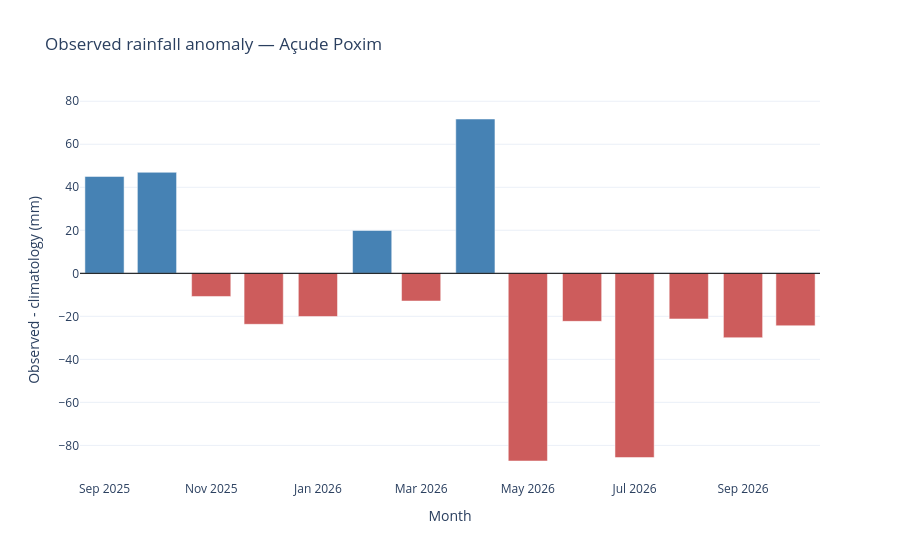
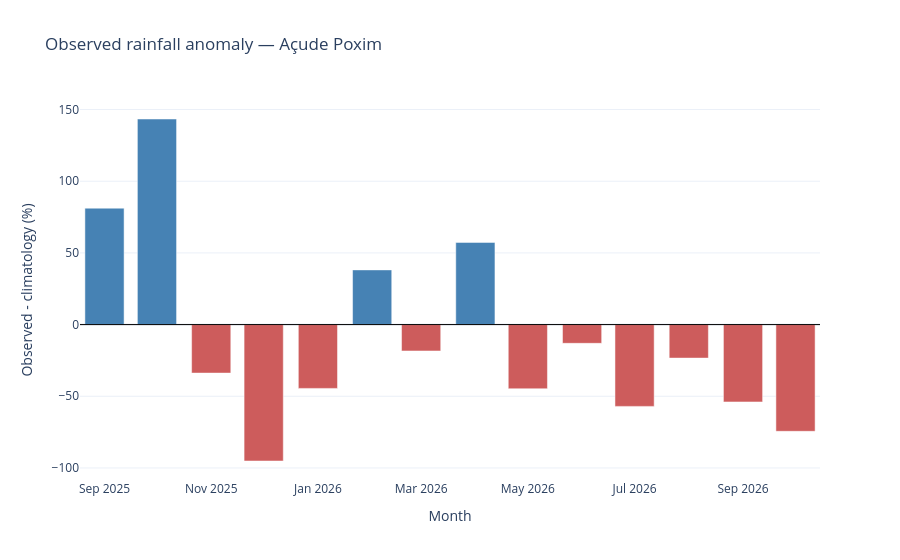

These figures' notebook cell, in order:
### Code cell
for column, unit in (("anomaly_mm", "mm"), ("anomaly_pct", "%")):
    fig = go.Figure(
        go.Bar(
            x=monthly.index,
            y=monthly[column],
            marker_color=np.where(monthly[column] >= 0, "steelblue", "indianred"),
            name=f"Anomaly ({unit})",
        )
    )
    fig.add_hline(y=0, line_color="black", line_width=1)
    fig.update_layout(
        title=f"Observed rainfall anomaly — {BASIN_NAME}",
        xaxis_title="Month",
        yaxis_title=f"Observed - climatology ({unit})",
        template="plotly_white",
    )
    fig.show()

### Figure 1 — Plotly figure (JSON) as saved in the notebook; plotly's stock layout.template omitted (floating-point values rounded to 4 significant figures)
{"data": [{"marker": {"color": ["steelblue", "steelblue", "indianred", "indianred", "indianred", "steelblue", "indianred", "steelblue", "indianred", "indianred", "indianred", "indianred", "indianred", "indianred"]}, "name": "Anomaly (mm)", "type": "bar", "x": ["2025-09-01T00:00:00.000000000", "2025-10-01T00:00:00.000000000", "2025-11-01T00:00:00.000000000", "2025-12-01T00:00:00.000000000", "2026-01-01T00:00:00.000000000", "2026-02-01T00:00:00.000000000", "2026-03-01T00:00:00.000000000", "2026-04-01T00:00:00.000000000", "2026-05-01T00:00:00.000000000", "2026-06-01T00:00:00.000000000", "2026-07-01T00:00:00.000000000", "2026-08-01T00:00:00.000000000", "2026-09-01T00:00:00.000000000", "2026-10-01T00:00:00.000000000"], "y": [45.05, 46.97, -10.77, -23.71, -20.07, 19.93, -12.89, 71.75, -87.26, -22.34, -85.66, -21.22, -29.93, -24.38]}], "layout": {"shapes": [{"line": {"color": "black", "width": 1}, "type": "line", "x0": 0, "x1": 1, "xref": "x domain", "y0": 0, "y1": 0, "yref": "y"}], "title": {"text": "Observed rainfall anomaly — Açude Poxim"}, "xaxis": {"title": {"text": "Month"}}, "yaxis": {"title": {"text": "Observed - climatology (mm)"}}}}

### Figure 2 — Plotly figure (JSON) as saved in the notebook; plotly's stock layout.template omitted (floating-point values rounded to 4 significant figures)
{"data": [{"marker": {"color": ["steelblue", "steelblue", "indianred", "indianred", "indianred", "steelblue", "indianred", "steelblue", "indianred", "indianred", "indianred", "indianred", "indianred", "indianred"]}, "name": "Anomaly (%)", "type": "bar", "x": ["2025-09-01T00:00:00.000000000", "2025-10-01T00:00:00.000000000", "2025-11-01T00:00:00.000000000", "2025-12-01T00:00:00.000000000", "2026-01-01T00:00:00.000000000", "2026-02-01T00:00:00.000000000", "2026-03-01T00:00:00.000000000", "2026-04-01T00:00:00.000000000", "2026-05-01T00:00:00.000000000", "2026-06-01T00:00:00.000000000", "2026-07-01T00:00:00.000000000", "2026-08-01T00:00:00.000000000", "2026-09-01T00:00:00.000000000", "2026-10-01T00:00:00.000000000"], "y": [81.21, 143.4, -33.83, -95.15, -44.51, 38.16, -18.39, 57.34, -44.77, -13.07, -57.06, -23.38, -53.96, -74.43]}], "layout": {"shapes": [{"line": {"color": "black", "width": 1}, "type": "line", "x0": 0, "x1": 1, "xref": "x domain", "y0": 0, "y1": 0, "yref": "y"}], "title": {"text": "Observed rainfall anomaly — Açude Poxim"}, "xaxis": {"title": {"text": "Month"}}, "yaxis": {"title": {"text": "Observed - climatology (%)"}}}}
